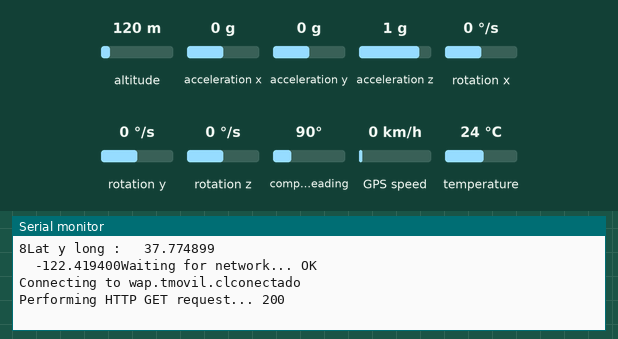
Recording of a sketch running on a simulated Arduino Mega 2560, built with avr-gcc and run on an emulated ATmega2560. Shown: the last lines printed to the serial monitor. The inputs (shaded band) are chosen by the test bench; at power-on: acceleration x 0 g, acceleration y 0 g, acceleration z 1 g, altitude 120 m, rotation x 0 °/s, rotation y 0 °/s, rotation z 0 °/s, compass heading 90°, GPS speed 0 km/h, temperature 24 °C. Uploads are accepted with an empty reply; the GPS gets a fix after 3 s at 37.7749, -122.4194 with 8 satellites.

Above: at 4.2 s.
4.3 s: acceleration x set to -1.4 g
At 6.3 s:
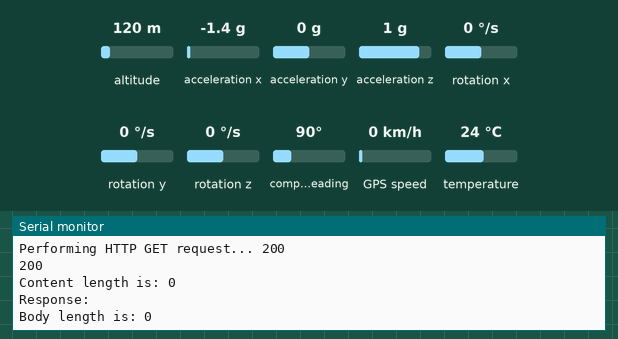
8.0 s: acceleration y set to -1.4 g
At 9.13 s:
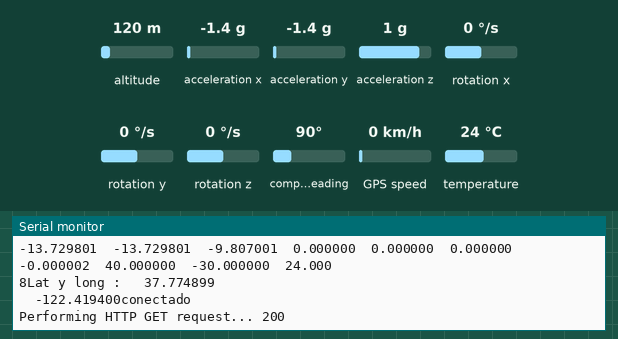
9.5 s: acceleration z set to -1.4 g
At 10.8 s:
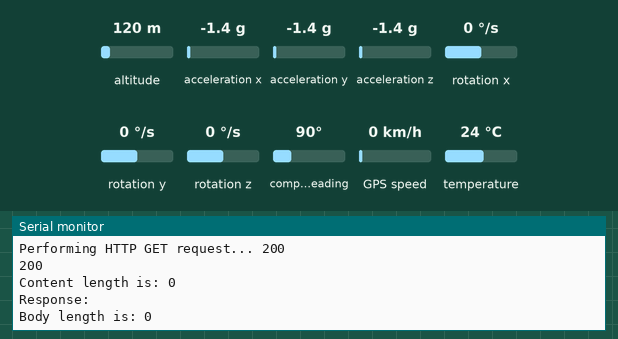
11.0 s: altitude set to 20 m
At 11.59 s:
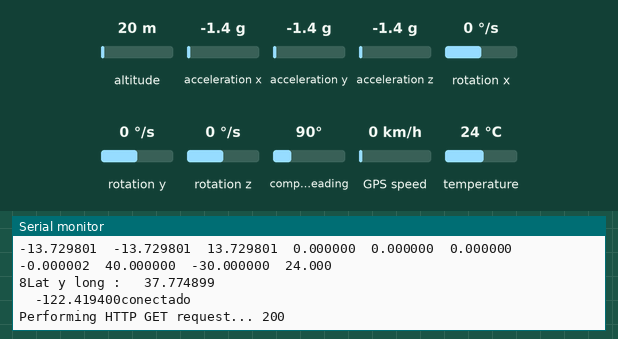
12.5 s: rotation x set to -192 °/s
At 13.3 s:
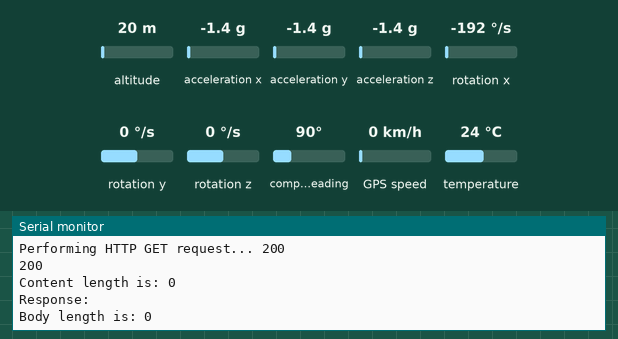
Timing chart, 0 to 15.0 s (numbered marks = the images above; inputs shaded):
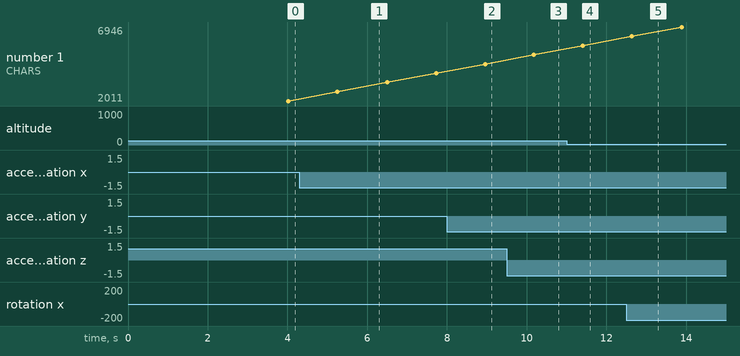

Measured:
- after the input at 4.3 s, the serial monitor: prints a new line after 0.96 s (image 1)
- after the input at 8.0 s, the serial monitor: prints a new line after 0.96 s (image 2)
- after the input at 9.5 s, the serial monitor: prints a new line after 0.69 s (image 3)
- after the input at 12.5 s, the serial monitor: prints a new line after 0.14 s (image 5)
- plotted number 1: 2011 → 3865 after the input at 4.3 s

The sketch:

acelero_lcd_gsm_mega.ino
```cpp
/**************************************************************
 *
 * This sketch connects to a website and downloads a page.
 * It can be used to perform HTTP/RESTful API calls.
 *
 * For this example, you need to install ArduinoHttpClient library:
 *   https://github.com/arduino-libraries/ArduinoHttpClient
 *   or from http://librarymanager/all#ArduinoHttpClient
 *
 * TinyGSM Getting Started guide:
 *   http://tiny.cc/tiny-gsm-readme
 *
 * For more HTTP API examples, see ArduinoHttpClient library
 *
 **************************************************************/

//////////////////////
String  test =""; // cadena para mandar datos
//////////////////////////////////////////
#include "MPU9250.h"

// an MPU9250 object with the MPU-9250 sensor on I2C bus 0 with address 0x68
MPU9250 IMU(Wire,0x68);

////////////////////////////////////
#include <TinyGPS.h>
TinyGPS gps;
// The serial connection to the GPS device
//SoftwareSerial ss(RXPin, TXPin);
#define ss Serial2


///////////
// Select your modem:
#define TINY_GSM_MODEM_SIM800
// #define TINY_GSM_MODEM_SIM808
// #define TINY_GSM_MODEM_SIM900
// #define TINY_GSM_MODEM_UBLOX
// #define TINY_GSM_MODEM_BG96
// #define TINY_GSM_MODEM_A6
// #define TINY_GSM_MODEM_A7
// #define TINY_GSM_MODEM_M590
// #define TINY_GSM_MODEM_ESP8266

// Increase RX buffer if needed
#define TINY_GSM_RX_BUFFER 512

#include <TinyGsmClient.h>
#include <ArduinoHttpClient.h>

// Uncomment this if you want to see all AT commands
//#define DUMP_AT_COMMANDS

// Set serial for debug console (to the Serial Monitor, default speed 115200)
#define SerialMon Serial

// Use Hardware Serial on Mega, Leonardo, Micro
#define SerialAT Serial3 //en el mega el serial3 es 14 15


// Your GPRS credentials
// Leave empty, if missing user or pass

// Your GPRS credentials
// Leave empty, if missing user or pass
const char apn[]  = "wap.tmovil.cl";
const char user[] = "wap";
const char pass[] = "wap";
// Server details
const char server[] = "api.pushingbox.com"; //servicio 1000 publicaciones  por dia
//const char server[] = "script.google.com";
//char resource[]="";
const int  port = 80;
//acelerometro
String value1= "";
String value2= "";
String value3= "";
//giroscopio
String value4= "";
String value5= "";
String value6= "";
//magentrometro
String value7= "";
String value8= "";
String value9= "";
//temperatura
String value10= "";
String value11= "";
String value12= "";
//gps
String latitud= "";
String longitud= "";
//////////////////////////////
boolean conectado = false;
/////////////////////////////
#ifdef DUMP_AT_COMMANDS
  #include <StreamDebugger.h>
  StreamDebugger debugger(SerialAT, SerialMon);
  TinyGsm modem(debugger);
#else
  TinyGsm modem(SerialAT);
#endif

TinyGsmClient client(modem);
HttpClient http(client, server, port);
///////////////////////////////////////////////////////

void setup() {

  ss.begin(9600);
  IMU.begin();
  delay(10);
  // Set console baud rate
  SerialMon.begin(115200);
  delay(10);

  // Set GSM module baud rate
  SerialAT.begin(57600);
  delay(3000);

  SerialMon.println(F("Initializing modem..."));
  modem.restart();

  String modemInfo = modem.getModemInfo();
  SerialMon.print(F("Modem: "));
  SerialMon.println(modemInfo);

  // Unlock your SIM card with a PIN
  //modem.simUnlock("1234");
}

void loop() {

  bool newData = false;
  unsigned long chars;
  unsigned short sentences, failed;

  // For one second we parse GPS data and report some key values
  for (unsigned long start = millis(); millis() - start < 1000;)
  {
     while (ss.available())
     {
      char c = ss.read();
      // Serial.write(c); // uncomment this line if you want to see the GPS data flowing
      if (gps.encode(c)) // Did a new valid sentence come in?
        newData = true;
     }
  }

  if (newData)
  {
    float flat, flon;
    unsigned long age;
    gps.f_get_position(&flat, &flon, &age);
    Serial.print("LAT=");
    Serial.print(flat == TinyGPS::GPS_INVALID_F_ANGLE ? 0.0 : flat, 6);
    Serial.print(" LON=");
    Serial.print(flon == TinyGPS::GPS_INVALID_F_ANGLE ? 0.0 : flon, 6);
    Serial.print(" SAT=");
    Serial.print(gps.satellites() == TinyGPS::GPS_INVALID_SATELLITES ? 0 : gps.satellites());
    Serial.print(" PREC=");
    Serial.print(gps.hdop() == TinyGPS::GPS_INVALID_HDOP ? 0 : gps.hdop());
    value11 += String(flat == TinyGPS::GPS_INVALID_F_ANGLE ? 0.0 : flat, 6); //lat
    value12 += String(flon == TinyGPS::GPS_INVALID_F_ANGLE ? 0.0 : flon, 6);//long
  }

  gps.stats(&chars, &sentences, &failed);

  Serial.print(" CHARS=");
  Serial.print(chars);
  Serial.print(" SENTENCES=");
  Serial.print(sentences);
  Serial.print(" CSUM ERR=");
  Serial.println(failed);

  String tag("mi_disposivo");

  IMU.readSensor();

  Serial.print(IMU.getAccelX_mss(),6);
  Serial.print("\t");
  Serial.print(IMU.getAccelY_mss(),6);
  Serial.print("\t");
  Serial.print(IMU.getAccelZ_mss(),6);
  Serial.print("\t");
  Serial.print(IMU.getGyroX_rads(),6);
  Serial.print("\t");
  Serial.print(IMU.getGyroY_rads(),6);
  Serial.print("\t");
  Serial.print(IMU.getGyroZ_rads(),6);
  Serial.print("\t");
  Serial.print(IMU.getMagX_uT(),6);
  Serial.print("\t");
  Serial.print(IMU.getMagY_uT(),6);
  Serial.print("\t");
  Serial.print(IMU.getMagZ_uT(),6);
  Serial.print("\t");
  Serial.print(IMU.getTemperature_C(),3);
  Serial.println("\t");
  Serial.print(gps.satellites() == TinyGPS::GPS_INVALID_SATELLITES ? 0 : gps.satellites());
  //Serial.println("\t");
  Serial.print("Lat y long :   ");
  Serial.println(value11);
  Serial.print("\t");
  Serial.print(value12);


  value1 += String(IMU.getAccelX_mss(),6);
  value2 += String(IMU.getAccelY_mss(),6);
  value3 += String(IMU.getAccelZ_mss(),6);
  value4 += String(IMU.getGyroX_rads(),6);
  value5 += String(IMU.getGyroY_rads(),6);
  value6 += String(IMU.getGyroZ_rads(),6);
  value7 += String(IMU.getMagX_uT(),6);
  value8 += String(IMU.getMagY_uT(),6);
  value9 += String(IMU.getMagZ_uT(),6);
  value10 += String(IMU.getTemperature_C(),3);
// value11 += String(flat == TinyGPS::GPS_INVALID_F_ANGLE ? 0.0 : flat, 6); //lat
// value12 += String(flon == TinyGPS::GPS_INVALID_F_ANGLE ? 0.0 : flon, 6;//long

test = "/pushingbox?devid=vCC8791B4F809B06&tag2="+tag+"&value="+value1+"&value2="+value2+"&value3="+value3+"&value4="+value4+"&value5="+value5+"&value6="+value6+"&value7="+value7+"&value8="+value8+"&value9="+value9+"&value10="+value10+"&value11="+value11+"&value12="+value12;
 //test= "/macros/s/AKfycbxq7QJP2IIyyy96rX-ePgYXMe-k0TkywBNfXCxuHzvcYxHhn-OL/exec?tag=test&value=-1";
if(conectado == false){
    SerialMon.print(F("Waiting for network..."));
    if (!modem.waitForNetwork()) {
    SerialMon.println(" fail");
    delay(10000);
    return;
     }
 SerialMon.println(" OK");

  SerialMon.print(F("Connecting to "));
  SerialMon.print(apn);
  if (!modem.gprsConnect(apn, user, pass)) {
    SerialMon.println(" fail");
    delay(10000);
    return;
   }

  }

  conectado = true;
  SerialMon.println("conectado");


  SerialMon.print(F("Performing HTTP GET request... "));
  int err = http.get(test);//se puede usar un string
  if (err != 0) {
    SerialMon.println(F("failed to connect"));
    conectado = false;
    delay(10000);
    return;
  }

  int status = http.responseStatusCode();
  SerialMon.println(status);
  SerialMon.println(status);
  if(status>200)
  {
    SerialMon.println("desconectando y reintentando....");
    delay(10000);
    http.stop();
  SerialMon.println(F("Server disconnected"));
  modem.gprsDisconnect();
  SerialMon.println(F("GPRS disconnected"));
  conectado = false;
  //status=200;
    }

  if (!status) {
    delay(10000);
    return;
  }

  while (http.headerAvailable()) {
    String headerName = http.readHeaderName();
    String headerValue = http.readHeaderValue();
    //SerialMon.println(headerName + " : " + headerValue);
  }

  int length = http.contentLength();
  if (length >= 0) {
    SerialMon.print(F("Content length is: "));
    SerialMon.println(length);
  }
  if (http.isResponseChunked()) {
    SerialMon.println(F("The response is chunked"));
  }

  String body = http.responseBody();
  SerialMon.println(F("Response:"));
  SerialMon.println(body);

  SerialMon.print(F("Body length is: "));
  SerialMon.println(body.length());
///////////////////////////////////////////////////////
  // Shutdown

 // http.stop();
 //SerialMon.println(F("Server disconnected"));
 // modem.gprsDisconnect();
 // SerialMon.println(F("GPRS disconnected"));


value1= "";
value2= "";
value3= "";
//giroscopio
value4= "";
value5= "";
value6= "";
//magentrometro
value7= "";
value8= "";
value9= "";
value10="";
//for (unsigned long start = millis(); millis() - start < 5000;)
  //{
  value11= "";
  value12= "";
 // }
//value11= "";
//value12= "";

}
```
